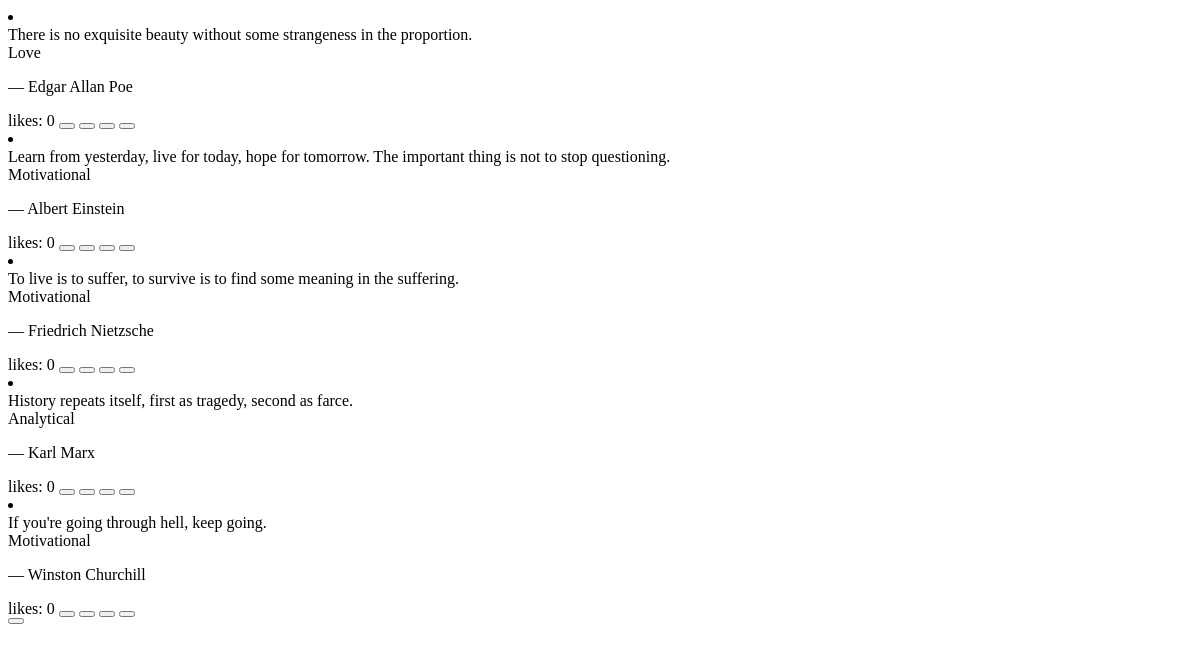
The page /quotes/list/ on the database as committed earlier.
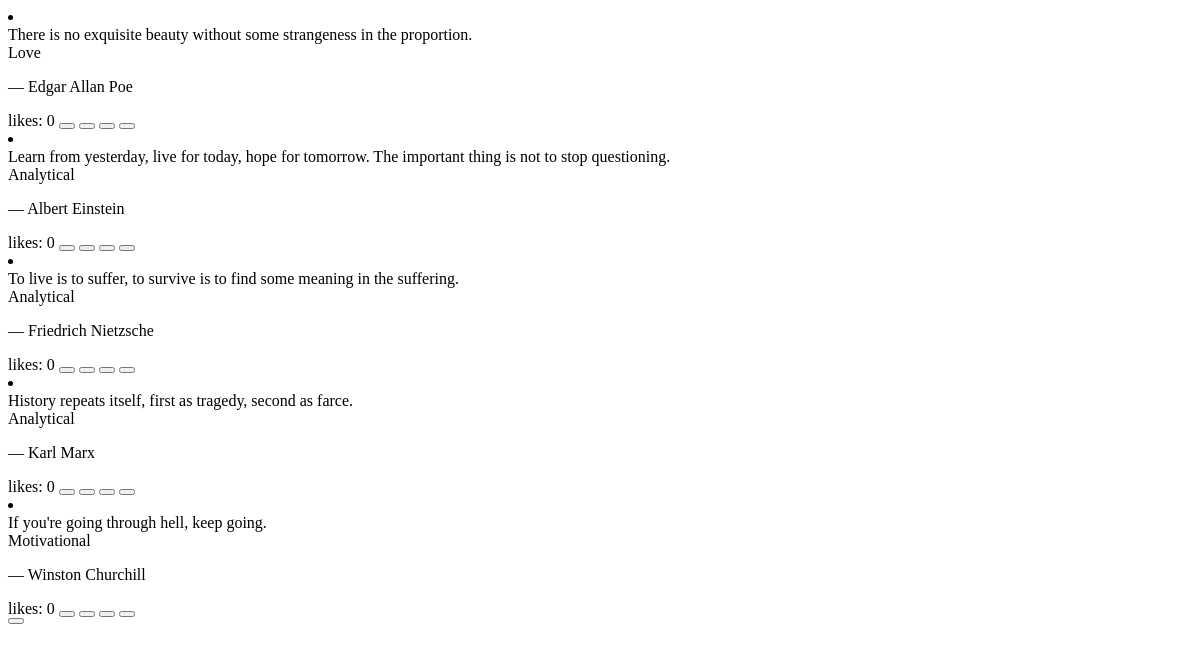
The same page on the database as committed later.
### quotes/models.py (models this page shows, shortened)
class Quote(models.Model):
    sentence = models.TextField(max_length=300)
    author = models.ForeignKey(Author, on_delete=models.CASCADE)
    likes = models.IntegerField(default=0)
    created_at = models.DateTimeField(auto_now_add=True, null=True)
    updated_at = models.DateTimeField(auto_now=True)
    created_by = models.ForeignKey(User, on_delete=models.DO_NOTHING, null=True)
    MOODS = {
        'love': 'Love',
        'motivational': 'Motivational',
        'analytical': 'Analytical',
        'humble': 'Humble',
        'silly': 'Silly',
    }
    mood = models.CharField(max_length=50, choices=MOODS)
    '''
    def truncate(self):
        words = self.sentence.split()
        chat_limit = 30
        output = []
        for word in words:
            if len(' '.join(output + [word])) > chat_limit:
                break
            output.append(word)
        truncated = ' '.join(output)
        if len(truncated) < len(words):
            truncated += '...'
        return truncated
    '''

class Author(models.Model):
    full_name = models.CharField(max_length=30)
    COUNTRIES= {
        'GER': 'Germany',
        'GBR': 'United Kingdom',
        'USA': 'United States',
        'BRA': 'Brazil',
        'MDE': 'Middle Earth',
        'NAR': 'Narnia',
    }
    nationality = models.CharField(max_length=50, choices=COUNTRIES)
    created_at = models.DateTimeField(auto_now_add=True, null=True)
    updated_at = models.DateTimeField(auto_now=True)
    created_by = models.ForeignKey(User, on_delete=models.DO_NOTHING, null=True)
    def __str__(self):
        return self.full_name

### quotes/views.py (the view)
# urls.py: path('list/', views.quoteListView, name='quote_list'),
def quoteListView(request):
    trigger = request.headers.get('hx-trigger')
    quotes = Quote.objects.all()
    try:
        author = int(request.GET.get('author'))
    except (TypeError, ValueError):
        author = None
    if author:
        quotes = quotes.filter(author_id=author)
    search_query = request.GET.get('search', '')
    if search_query:
        quotes = quotes.filter(sentence__icontains=search_query)
    mood_tags = request.GET.getlist('mood[]')
    if mood_tags:
        quotes = quotes.filter(mood__in=mood_tags)
    sort = request.GET.get('sort_value', 'id')
    quotes = quotes.order_by(sort)
    batchSize = int(request.GET.get('batchsize', 5))
    page_number = int(request.GET.get('page', 1))
    page_count = int(request.GET.get('page_count', batchSize)) if page_number == 1 else batchSize
    paginator = Paginator(quotes, page_count)
    page_obj = paginator.get_page(page_number)
    context = {
        'quotes': page_obj.object_list,
        'page': page_number,
        'page_obj': page_obj,
        'listAuthor': author,
        'searchQuery': search_query,
        'moodTags': mood_tags,
        'nextPage': page_obj.next_page_number() if page_obj.has_next() else None,
    }
    if trigger == 'list-container':
        return render(request, 'quotes/components/quote_list/quote_list.html', context)
    else:
        return render(request, 'quotes/components/quote_list/component_updater.html', context)

### quotes/templates/quotes/components/quote_list/component_updater.html
{% for quote in quotes %}
  <li class="quote-item"
      data-id="{{ quote.id }}"
      data-author='{{ quote.author }}'
      data-fulltxt='{{ quote.sentence }}'
      data-prevtxt='{{ quote.sentence|truncatechars:30 }}'>
    {% include "quotes/components/quote_detail/quote_detail.html" %}
  </li>
{% endfor %}
<div id="show-more-button-wrapper" hx-swap-oob="true">
    {% if nextPage %}
        {% include "quotes/components/quote_list/show_more_button.html" %}
    {% endif %}
</div>

### quotes/templates/quotes/components/quote_detail/quote_detail.html (shortened to what this page needs)
<div class="quote-card">
    <section class="card-body">
        <div class="quote-text">{{ quote.sentence }}</div>
        <div class="quote-category"><span class="{{ quote.mood }}">{{ quote.get_mood_display }}</span></div>
    </section>
    <section class="card-footer">
        <div class="author-sig">
            {% if not listAuthor %}
                <p>— {{ quote.author }}<p>
            {% endif %}
        </div>
        <div class="icon-box">
            <span>likes: {{quote.likes}}</span>
            <button class="footer-btn" data-func="copy"></button>
            <button class="footer-btn" data-func="like"></button>
            <button class="footer-btn" data-func="fave"></button>
            <button class="footer-btn" data-func="share"></button>
        </div>
    </section>
</div>

Rows that differ between the two databases and show on the page:
changed Quote "Albert Einstein": mood "Motivational" → "Analytical"
changed Quote "To live is to suffer, to survive is to find some meaning in the suffering.": mood "Motivational" → "Analytical"
